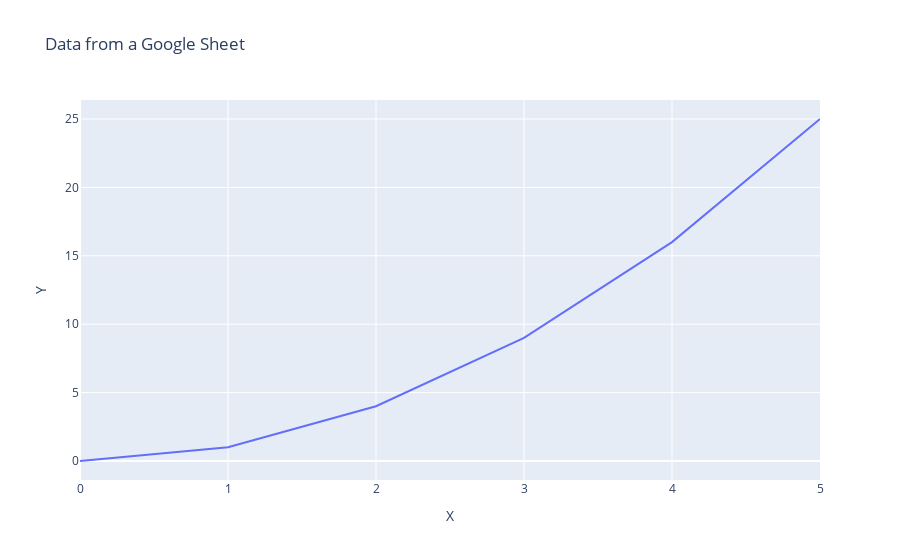

The code cell stored with this chart in its notebook:
### Markdown cell above
One last thing that us useful to know is that the `fig` line can be formatted like this example. The program still runs the same but it might make it easier to read. It's your choice how to format it! 

(Note that I have removed the comments from this code.)

### Code cell
import plotly.express as px
import pandas as pd

url = 'https://docs.google.com/spreadsheets/d/1ZULKhYzsMd4eYwiprsyGgE9Df3gaVtO8WRalUQDn-xE/export?format=csv'

df = pd.read_csv(url)

fig = px.line(data_frame=df, 
              x='X', 
              y='Y', 
              title='Data from a Google Sheet')

fig.show()

### Figure 1 — Plotly figure (JSON) as saved in the notebook; plotly's stock layout.template omitted (floating-point values rounded to 4 significant figures)
{"data": [{"hovertemplate": "X=%{x}<br>Y=%{y}<extra></extra>", "legendgroup": "", "line": {"color": "#636efa", "dash": "solid"}, "marker": {"symbol": "circle"}, "mode": "lines", "name": "", "orientation": "v", "showlegend": false, "type": "scatter", "x": [0, 1, 2, 3, 4, 5], "xaxis": "x", "y": [0, 1, 4, 9, 16, 25], "yaxis": "y"}], "layout": {"legend": {"tracegroupgap": 0}, "title": {"text": "Data from a Google Sheet"}, "xaxis": {"anchor": "y", "domain": [0, 1], "title": {"text": "X"}}, "yaxis": {"anchor": "x", "domain": [0, 1], "title": {"text": "Y"}}}}
